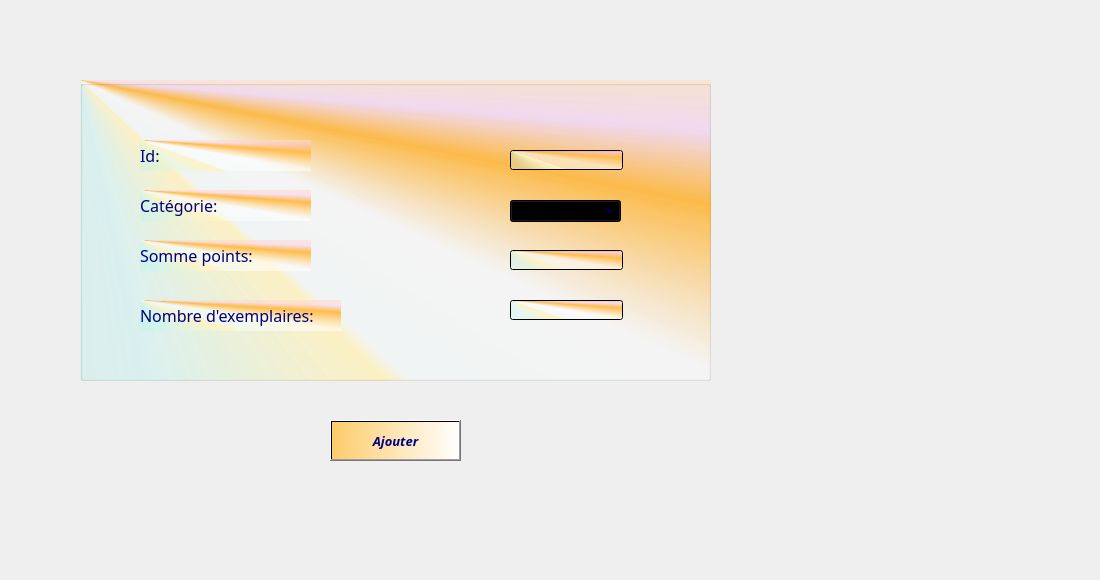
     <widget class="QWidget" name="tab_23">
      <attribute name="title">
       <string>Ajouter</string>
      </attribute>
      <widget class="QLabel" name="label_53">
       <property name="geometry">
        <rect>
         <x>0</x>
         <y>0</y>
         <width>1091</width>
         <height>571</height>
        </rect>
       </property>
       <property name="text">
        <string/>
       </property>
       <property name="pixmap">
        <pixmap>../../../../images_projets/macaron-4701984_1920.jpg</pixmap>
       </property>
      </widget>
      <widget class="QGroupBox" name="groupBox_ajout_Ca_3">
       <property name="geometry">
        <rect>
         <x>80</x>
         <y>80</y>
         <width>631</width>
         <height>301</height>
        </rect>
       </property>
       <property name="font">
        <font>
         <family>Lucida Calligraphy</family>
         <pointsize>16</pointsize>
         <weight>50</weight>
         <bold>false</bold>
        </font>
       </property>
       <property name="cursor">
        <cursorShape>ArrowCursor</cursorShape>
       </property>
       <property name="acceptDrops">
        <bool>false</bool>
       </property>
       <property name="layoutDirection">
        <enum>Qt::LeftToRight</enum>
       </property>
       <property name="autoFillBackground">
        <bool>false</bool>
       </property>
       <property name="styleSheet">
        <string notr="true">color:rgb(0, 0, 127);
background-color: qconicalgradient(cx:0, cy:0, angle:135, stop:0 rgba(255, 192, 86, 255), stop:0.39196 rgba(170, 255, 255, 69), stop:0.447236 rgba(255, 243, 198, 255), stop:0.452261 rgba(249, 255, 255, 131), stop:0.502513 rgba(255, 255, 255, 130), stop:0.562814 rgba(255, 188, 75, 255), stop:0.59799 rgba(255, 170, 255, 69), stop:0.648241 rgba(255, 235, 182, 255));</string>
       </property>
       <property name="title">
        <string/>
       </property>
       <widget class="QLabel" name="label_exp_ajout_3">
        <property name="geometry">
         <rect>
          <x>60</x>
          <y>220</y>
          <width>201</width>
          <height>31</height>
         </rect>
        </property>
        <property name="font">
         <font>
          <family>Lucida Calligraphy</family>
          <pointsize>12</pointsize>
         </font>
        </property>
        <property name="text">
         <string>Nombre d'exemplaires:</string>
        </property>
        <property name="scaledContents">
         <bool>false</bool>
        </property>
        <property name="wordWrap">
         <bool>false</bool>
        </property>
        <property name="openExternalLinks">
         <bool>false</bool>
        </property>
       </widget>
       <widget class="QLineEdit" name="lineEdit_categ_ajout_3">
        <property name="geometry">
         <rect>
          <x>430</x>
          <y>70</y>
          <width>113</width>
          <height>20</height>
         </rect>
        </property>
       </widget>
       <widget class="QLabel" name="label_categ_ajout_5">
        <property name="geometry">
         <rect>
          <x>60</x>
          <y>110</y>
          <width>171</width>
          <height>31</height>
         </rect>
        </property>
        <property name="font">
         <font>
          <family>Lucida Calligraphy</family>
          <pointsize>12</pointsize>
         </font>
        </property>
        <property name="styleSheet">
         <string notr="true">color: rgb(0, 0, 127);</string>
        </property>
        <property name="text">
         <string>Catégorie:</string>
        </property>
       </widget>
       <widget class="QLabel" name="label_somme_ajout_3">
        <property name="geometry">
         <rect>
          <x>60</x>
          <y>160</y>
          <width>171</width>
          <height>31</height>
         </rect>
        </property>
        <property name="font">
         <font>
          <family>Lucida Calligraphy</family>
          <pointsize>12</pointsize>
         </font>
        </property>
        <property name="text">
         <string>Somme points:</string>
        </property>
       </widget>
       <widget class="QLabel" name="label_categ_ajout_6">
        <property name="geometry">
         <rect>
          <x>60</x>
          <y>60</y>
          <width>171</width>
          <height>31</height>
         </rect>
        </property>
        <property name="font">
         <font>
          <family>Lucida Calligraphy</family>
          <pointsize>12</pointsize>
         </font>
        </property>
        <property name="styleSheet">
         <string notr="true">color: rgb(0, 0, 127);</string>
        </property>
        <property name="text">
         <string>Id:</string>
        </property>
       </widget>
       <widget class="QComboBox" name="comboBox_4">
        <property name="geometry">
         <rect>
          <x>430</x>
          <y>120</y>
          <width>111</width>
          <height>22</height>
         </rect>
        </property>
       </widget>
       <widget class="QLineEdit" name="lineEdit_8">
        <property name="geometry">
         <rect>
          <x>430</x>
          <y>170</y>
          <width>113</width>
          <height>20</height>
         </rect>
        </property>
       </widget>
       <widget class="QLineEdit" name="lineEdit_9">
        <property name="geometry">
         <rect>
          <x>430</x>
          <y>220</y>
          <width>113</width>
          <height>20</height>
         </rect>
        </property>
       </widget>
      </widget>
      <widget class="QPushButton" name="pushButton_ajouterCa_4">
       <property name="geometry">
        <rect>
         <x>330</x>
         <y>420</y>
         <width>131</width>
         <height>41</height>
        </rect>
       </property>
       <property name="font">
        <font>
         <family>Lucida Calligraphy</family>
         <pointsize>10</pointsize>
         <weight>75</weight>
         <italic>true</italic>
         <bold>true</bold>
         <underline>false</underline>
         <strikeout>false</strikeout>
        </font>
       </property>
       <property name="styleSheet">
        <string notr="true">
color: rgb(0, 0, 127);
background-color: qlineargradient(spread:pad, x1:0, y1:0, x2:1, y2:0, stop:0 rgba(253, 204, 106, 255), stop:1 rgba(255, 255, 255, 255));</string>
       </property>
       <property name="text">
        <string>Ajouter</string>
       </property>
       <property name="icon">
        <iconset>
         <normaloff>../../../../images_projets/add2.png</normaloff>../../../../images_projets/add2.png</iconset>
       </property>
       <property name="iconSize">
        <size>
         <width>30</width>
         <height>50</height>
        </size>
       </property>
       <property name="checkable">
        <bool>false</bool>
       </property>
       <property name="autoRepeatDelay">
        <number>303</number>
       </property>
      </widget>
     </widget>
